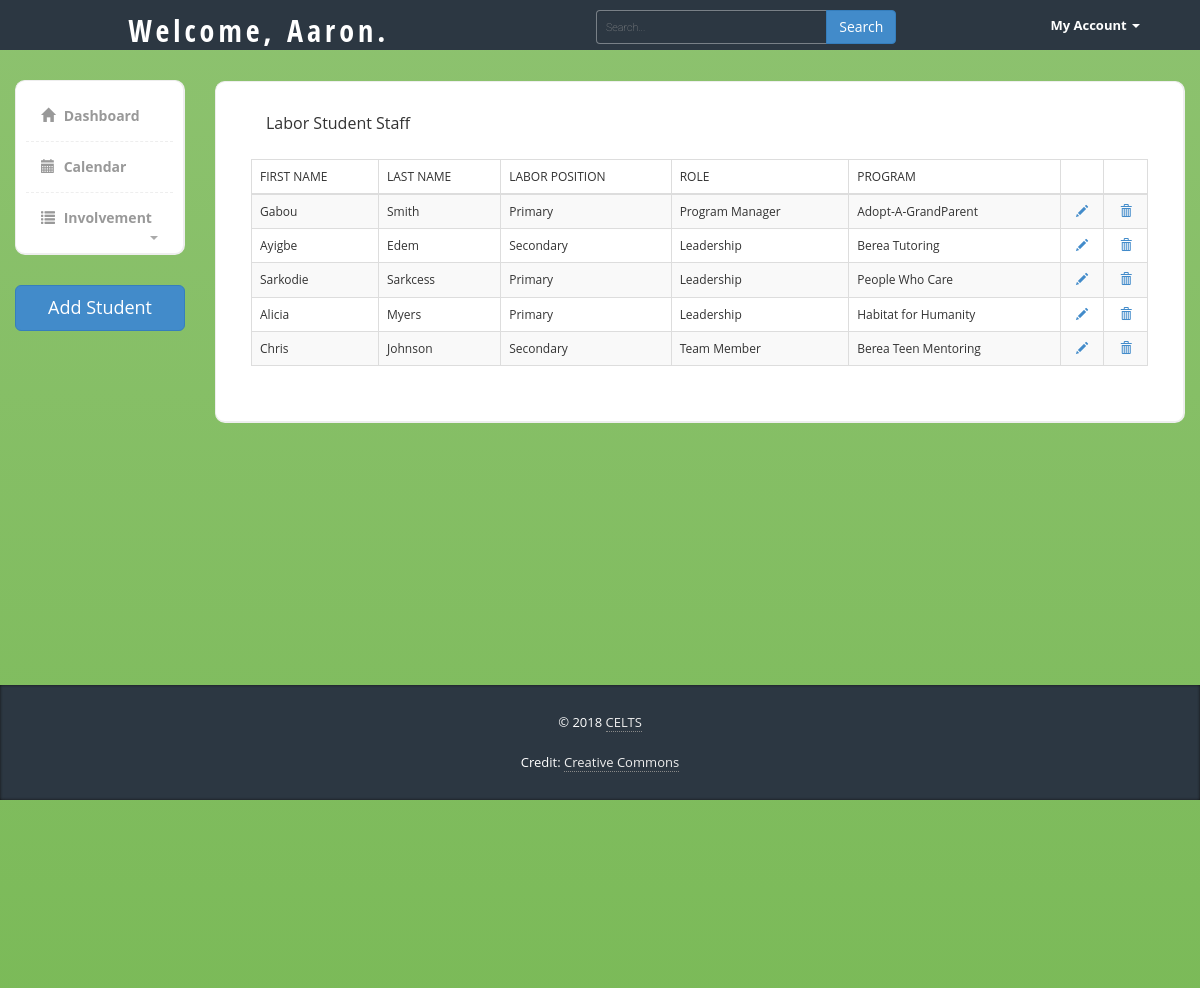
The page /page/std_staff.php (signed in) on the database its author committed.
### tables this page shows
CREATE TABLE `std_lab_staff` (
  `Std_Staff_ID` int(10) NOT NULL,
  `First_Name` varchar(100) NOT NULL,
  `Last_Name` varchar(100) NOT NULL,
  `Labor_Pos` varchar(100) NOT NULL,
  `Role` varchar(100) NOT NULL,
  `Prog_ID` int(11) NOT NULL
);

CREATE TABLE `programs` (
  `Prog_ID` int(11) NOT NULL,
  `Prog_Name` text NOT NULL
);

### operate/session.php (called while the page is built, shortened)
<?php
include '../config/open_connect.php';
$user_check = $_SESSION['login_user'];
$ses_sql = mysqli_query($link,"select First_Name from login where First_Name = '$user_check' ");
$row = mysqli_fetch_array($ses_sql,MYSQLI_ASSOC);
$login_session = $row['First_Name'];
?>

### page/std_staff.php (the view, shortened to what this page needs)
<?php
include '../include/_header.php';
include '../operate/session.php';
include '../include/sub_header.php';
include '../config/open_connect.php';
?>
  <div class="page-content">
    <div class="row">
    <div class="col-md-2">
      <div class="sidebar content-box" style="display: block;">
              <ul class="nav">
                  <li><a href="dashboard.php"><i class="glyphicon glyphicon-home"></i> Dashboard</a></li>
                  <li><a href="calendar.php"><i class="glyphicon glyphicon-calendar"></i> Calendar</a></li>
                  <li class="submenu">
                       <a href="#">
                          <i class="glyphicon glyphicon-list"></i> Involvement
                          <span class="caret pull-right"></span>
                       </a>
                  </li>
              </ul>
           </div>
           <div style="margin-top:5px; margin-bottom:30px;">
               <button type="button" class="btn btn-lg btn-block btn-primary" id="stdLabStaffButton">Add Student</button>
             </div>
    </div>
    <div class="col-md-10">
      </div>
      <div class="col-md-10" style="float: right;">
      <div class="content-box-large">
        <div class="panel-heading">
        <div class="panel-title">Labor Student Staff</div>
      </div>
        <div class="panel-body">
<?php
$sql_query = "SELECT * FROM std_lab_staff";
?>
          <table cellpadding="0" cellspacing="0" border="0" class="table table-striped table-bordered" id="example">
          <thead>
            <tr>
              <th>FIRST NAME</th>
              <th>LAST NAME</th>
              <th>LABOR POSITION</th>
              <th>ROLE</th>
              <th>PROGRAM</th>
              <th></th>
              <th></th>
            </tr>
          </thead>
          <tbody>
            <?php
            if ($result = mysqli_query($link, $sql_query )) {
                  while ($theRow = mysqli_fetch_array($result, MYSQLI_ASSOC)) {
                    $sql_query_2 = "SELECT Prog_Name from programs WHERE Prog_ID =" .$theRow['Prog_ID']."";
                    $result_2 = mysqli_query($link, $sql_query_2);
                    $theRow_2 = mysqli_fetch_array($result_2, MYSQLI_ASSOC);
                    echo "<tr class='gradeA'><td>".$theRow['First_Name'].
                    "</td><td>".$theRow['Last_Name'].
                    "</td><td>".$theRow['Labor_Pos'].
                    "</td><td>".$theRow['Role'].
                    "</td><td>".$theRow_2['Prog_Name'].
                    "</td><td style='text-align: center;'><a href='edit_std_staff.php?id=" . $theRow['Std_Staff_ID'] . "'>
                    <span class='glyphicon glyphicon-pencil'></span></a></td>",
                    "<td style='text-align: center;'><a href='../operate/del_std_staff.php?id=" . $theRow['Std_Staff_ID'] . "'
                    onClick=\"return confirm('Wait a minute! Sure about this?');\">
                    <span class='glyphicon glyphicon-trash'></span></a></td></tr>\n";
                  }
            }
                   else {
                      echo "No results found. Nothing to show!";
                  }
            ?>
          </tbody>
        </table>
        </div>
      </div>
      </div>
    </div>
  </div>
<?php
include '../include/_footer.php';
?>

### include/_header.php (shortened to what this page needs)
<!DOCTYPE html>
<html>
<head>
<link href="https://code.jquery.com/ui/1.10.3/themes/redmond/jquery-ui.css" rel="stylesheet" media="screen">
<link href="../bootstrap/css/bootstrap.min.css" rel="stylesheet">
<link href="../vendors/fullcalendar/fullcalendar.css" rel="stylesheet" media="screen">
<link href="//netdna.bootstrapcdn.com/font-awesome/4.0.3/css/font-awesome.css" rel="stylesheet">
<link href="../vendors/form-helpers/css/bootstrap-formhelpers.min.css" rel="stylesheet">
<link href="../vendors/form-helpers/css/bootstrap-formhelpers.css" rel="stylesheet">
<link href="../vendors/select/bootstrap-select.min.css" rel="stylesheet">
<link href="../vendors/tags/css/bootstrap-tags.css" rel="stylesheet">
<link href="../css/main_style.css" rel="stylesheet" type="text/css" media="all" />
<link href="../css/styles.css" rel="stylesheet">
<link href="../css/calendar.css" rel="stylesheet">
<link href="../css/forms.css" rel="stylesheet">
<link href="../css/buttons.css" rel="stylesheet">
</head>
<body>
  <div class="content">

### include/sub_header.php (shortened to what this page needs)
<div class="header">
   <div class="container">
      <div class="row">
         <div class="col-md-5">
            <div class="logo">
               <h1><a href="#">Welcome, <?php echo $login_session; ?>.</a></h1>
            </div>
         </div>
         <div class="col-md-5">
            <div class="row">
              <div class="col-lg-12">
                <div class="input-group form">
                     <input type="text" class="form-control" placeholder="Search...">
                     <span class="input-group-btn">
                       <button class="btn btn-primary" type="button">Search</button>
                     </span>
                </div>
              </div>
            </div>
         </div>
         <div class="col-md-2">
            <div class="navbar navbar-inverse" role="banner">
                <nav class="collapse navbar-collapse bs-navbar-collapse navbar-right" role="navigation">
                  <ul class="nav navbar-nav">
                    <li class="dropdown">
                      <a href="#" class="dropdown-toggle" data-toggle="dropdown">My Account <b class="caret"></b></a>
                    </li>
                  </ul>
                </nav>
            </div>
         </div>
      </div>
   </div>
</div>

### include/_footer.php (shortened to what this page needs)
</div>
<ul class="colorlib-bubbles">
  <li></li>
  <li></li>
  <li></li>
  <li></li>
  <li></li>
  <li></li>
  <li></li>
  <li></li>
  <li></li>
  <li></li>
</ul>
<footer class="footer">
     <div class="container">
        <div class="copy text-center">
           &copy; 2018 <a href='https://www.berea.edu/celts/' target="_blank">CELTS</a>
        </div>
        <div class="copy text-center">
          <p>Credit: <a href="https://colorlib.com/" target="_blank">Creative Commons</a></p>
        </div>
     </div>
  </footer>
<link href="../vendors/datatables/dataTables.bootstrap.css" rel="stylesheet" media="screen">
<link rel="stylesheet" type="text/css" href="../vendors/bootstrap-wysihtml5/src/bootstrap-wysihtml5.css"></link>
  <link href="../vendors/bootstrap-datetimepicker/datetimepicker.css" rel="stylesheet">
  <link href="//cdnjs.cloudflare.com/ajax/libs/x-editable/1.5.0/bootstrap3-editable/css/bootstrap-editable.css" rel="stylesheet"/>
</body>
</html>

### css/styles.css (style rules this page uses)
.content { flex: 1 0 auto; }
.footer { flex-shrink: 0; }
html, body { height: 100%; max-width: 100%; overflow-x: hidden; }
body { font-family: 'Open Sans', sans-serif; background-color: #f7f7f7; position: relative; margin: 0px; font-size: 12px; padding: 0px; display: flex; flex-direction: column; }
.page-content > .row { margin-left: 0px !important; margin-right: 0px !important; margin-top: 30px; }
footer { background-color:#2c3742; box-shadow:inset 0px 0px 3px #111; color:#fff; font-size:14px; line-height:25px; padding:10px 0px 10px 0px; bottom: 0px; }
footer a { color:#eee; text-decoration:none; border-bottom:1px dotted #888; }
footer .copy { font-size:13px; margin:15px 0px; }
.header { height:50px; background-color: #2c3742; }
.header .logo h1 { font-size:30px; margin:0px; padding:10px 0px; }
.header .logo h1 a { color:#fff; font-family: 'Open Sans Condensed', sans-serif; }
.header .form { margin-top:10px; width:100%; max-width:300px; margin:10px auto; }
.header .navbar * { box-shadow:none !important; }
.header .navbar { background:none !important; border:0px !important; }
.header .navbar .nav > li > a { color:#fff !important; font-size:13px !important; border-bottom:0px !important; margin-top:0px !important; font-weight:bold; }
.header .navbar-collapse { border:0px !important; }
.header .navbar-nav .caret { border-top-color:#fff !important; border-bottom-color:#fff !important; }
.content-box, .content-box-large { margin-bottom:30px; background:#fff; border-radius:10px; padding:10px; border-left:1px solid #eee; border-top:1px solid #eee; border-right:2px solid #eee; border-bottom:2px solid #eee; }
.content-box-large { padding: 20px; }
.sidebar ul.nav, .sidebar ul.nav ul { list-style: none; padding: 0px; margin: 0px; }
.sidebar .nav > li { margin: 0; border-bottom:1px dashed #eee; }
.sidebar .nav > li:last-child { border-bottom:0px; }
.sidebar .nav > li > a { font-size: 14px; line-height: 20px; padding: 15px 15px; color: #999; display: block; font-weight:bold; background:none; text-decoration: none; border-top:0px; font-weight:bold; }
.sidebar .nav > li > a > i { margin-right:5px; }
.sidebar .nav a .caret { float: right; width: 0; height: 0; display: inline-block; vertical-align: top; border-top: 4px solid #aaa; border-right: 4px solid transparent; border-left: 4px solid transparent; content: ""; margin-top: 8px; margin-left: 2px; }
body { background-color: #eff0f3; }
.panel-heading>.panel-title, .content-box-header .panel-title { float: left; padding: 10px 15px; padding-top: 0px; }
.panel-body { clear:both; }

### rows shown on the page
std_lab_staff: First_Name "Gabou", Last_Name "Smith", Labor_Pos "Primary", Role "Program Manager", Prog_ID.Prog_Name "Adopt-A-GrandParent"
std_lab_staff: First_Name "Ayigbe", Last_Name "Edem", Labor_Pos "Secondary", Role "Leadership", Prog_ID.Prog_Name "Berea Tutoring"
std_lab_staff: First_Name "Sarkodie", Last_Name "Sarkcess", Labor_Pos "Primary", Role "Leadership", Prog_ID.Prog_Name "People Who Care"
std_lab_staff: First_Name "Alicia", Last_Name "Myers", Labor_Pos "Primary", Role "Leadership", Prog_ID.Prog_Name "Habitat for Humanity"
std_lab_staff: First_Name "Chris", Last_Name "Johnson", Labor_Pos "Secondary", Role "Team Member", Prog_ID.Prog_Name "Berea Teen Mentoring"

### other values the page prints
$login_session "Aaron"
